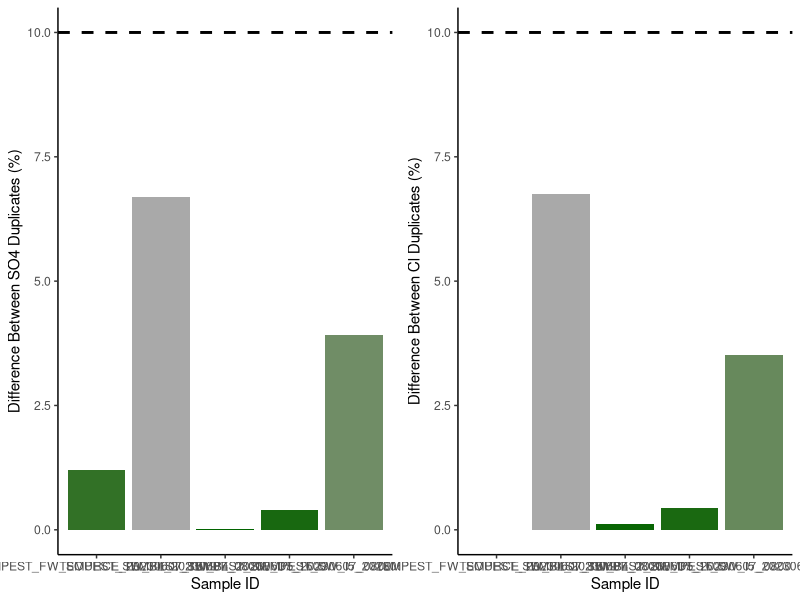
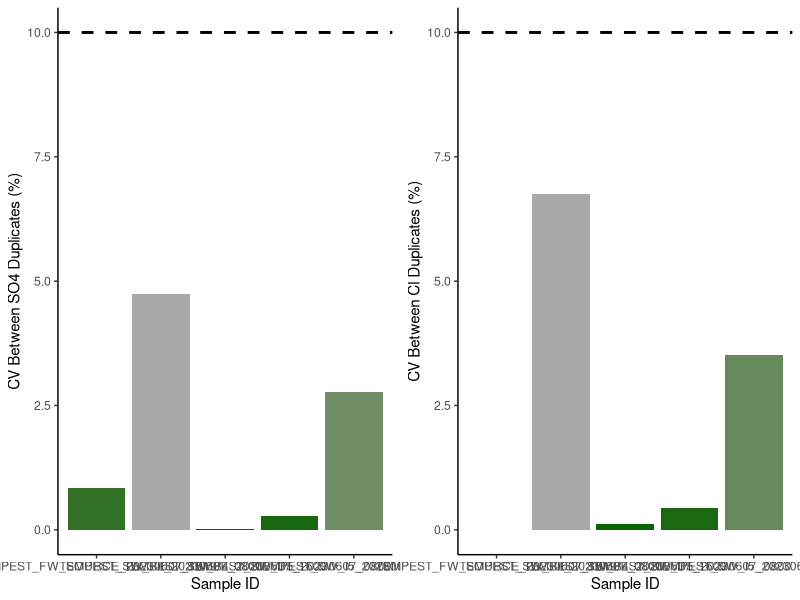
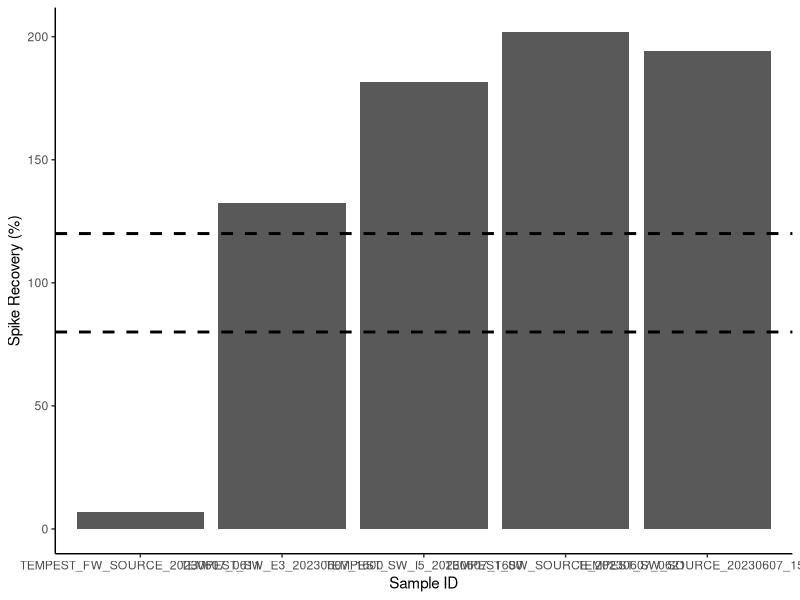
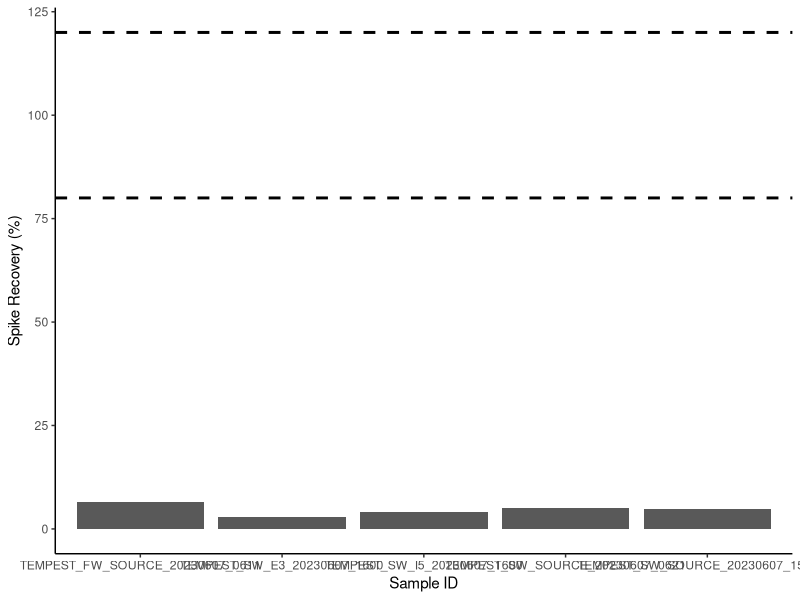

The R script that drew these images, in order: (Note: this script raises an error after producing the figures.)
## ---- chunk 1
knitr::opts_chunk$set(echo = TRUE)

## Load data.table package
library(data.table)
library(ggplot2)
library(dplyr)
library(data.table)
library(matrixStats)
library(gridExtra)
library(ggpubr)
library(grid)
library(stringr)
## ---- chunk 2

# SULFATE DATA: 

## Read in raw data file from Dionex - copied and saved as a txt
Sdat <- read.table("Raw Data/COMPASS_TEMPEST_20230608_SO4.txt",sep='\t' , header=T, skip=3)
head(Sdat)

## Only keep the columns that we need 
Sdat <- Sdat[ ,c(2,5,7)] # dont need this here 
head(Sdat)

## Name the columns correctly 
colnames(Sdat) <- c( "Sample_ID", "SO4_ppm", "SO4_Area")
Sdat$Sample_ID <- as.factor(Sdat$Sample_ID)
Sdat$SO4_ppm <- as.numeric(Sdat$SO4_ppm)
Sdat$SO4_Area <- as.numeric(Sdat$SO4_Area)
Sdat <- as.data.frame(Sdat)
head(Sdat)

#Chloride data 
## Read in raw data file from Dionex - copied and saved as a txt
Cldat <- read.table("Raw Data/COMPASS_TEMPEST_20230608_Cl.txt",sep='\t' , header=T, skip=3)
head(Cldat)

## Only keep the columns that we need 
Cldat <- Cldat[ ,c(2,5,7)]
head(Cldat)

## Name the columns correctly 
colnames(Cldat) <- c( "Sample_ID", "Cl_ppm", "Cl_Area")
Cldat$Sample_ID <- as.factor(Cldat$Sample_ID)
Cldat$Cl_ppm <- as.numeric(Cldat$Cl_ppm)
Cldat$Cl_Area <- as.numeric(Cldat$Cl_Area)
Cldat <- as.data.frame(Cldat)
head(Cldat) 


## Bring the data back together: 
all_dat <- merge(Sdat, Cldat, by="Sample_ID")
head(all_dat)

## Remove empty lines 
all_dat <- all_dat[!(is.na(all_dat$Sample_ID) | all_dat$Sample_ID==""), ]
head(all_dat)

all_dat <- droplevels(all_dat[!all_dat$Sample_ID == 'Lab Blank',])
head(all_dat)

all_dat[is.na(all_dat)] <- 0

## ---- chunk 3
stds <- all_dat[grepl("Standard", all_dat$Sample_ID),]
head(stds)

stds_chk_S <- stds %>%
	group_by(Sample_ID) %>%
	summarise(mean = mean(SO4_ppm), sd = sd(SO4_ppm))
stds_chk_S$cv <- (stds_chk_S$sd/stds_chk_S$mean)*100
stds_chk_S$flag <-  ifelse(stds_chk_S$cv <2, 'YES', 'NO, rerun')
head(stds_chk_S)

stds_chk_Cl <- stds %>%
	group_by(Sample_ID) %>%
	summarise(mean = mean(Cl_ppm), sd = sd(Cl_ppm))
stds_chk_Cl$cv <- (stds_chk_Cl$sd/stds_chk_Cl$mean)*100
stds_chk_Cl$flag <-  ifelse(stds_chk_Cl$cv <2, 'YES', 'NO, rerun')
head(stds_chk_Cl)

lmS <- lm(stds$SO4_Area ~ stds$SO4_ppm)
SO4_sum <- summary(lmS)
SO4_Slope <- SO4_sum$coefficients[2, 1] 
SO4_Int <- SO4_sum$coefficients[1, 1] 


lmCl <- lm(stds$Cl_Area ~ stds$Cl_ppm)
Cl_sum <- summary(lmCl)
Cl_Slope <- Cl_sum$coefficients[2, 1] 
Cl_Int <- Cl_sum$coefficients[1, 1] 

## ---- chunk 4
#remove standards from sample dataframe
sampledat <- all_dat[!grepl("Standard", all_dat$Sample_ID),]
head(sampledat)

# Constants needed for calculations: 
clmw <- 35.45     #molecular weight of Chloride: 35.45 
smw <- 32.06      #molecular weight of sulfur: 32.06


# Convert ppm to mmol/L
sampledat$SO4_mM <- (sampledat$SO4_ppm / smw)
sampledat$Cl_mM <- (sampledat$Cl_ppm / clmw)


# Calculate Salinity 
# calculated using the Knudsen equation 
# Salinity = 0.03 + 1.8050 * Chlorinity
# Ref: A Practical Handbook of Seawater Analysis by Strickland & Parsons (P. 11)
# =((1.807*Cl_ppm)+0.026)/1000
sampledat$salinity <- ((1.8070 * sampledat$Cl_ppm) + 0.026) / 1000


head(sampledat)
## ---- chunk 5
#Show me the data that we have from the calculations 
head(sampledat)

#pull out any rows that have "dup" in the SampleID column
dups <- sampledat %>%  
  filter(str_detect(Sample_ID, "_dup"))      #have to change this to match data
head(dups)

#remove these from sample dataframe in a new dataframe
sampledat2 <- sampledat %>%  
  filter(!str_detect(Sample_ID, "_dup")) %>%  
  filter(!str_detect(Sample_ID, "_spk")) 
head(sampledat2)

#remove the dup from these IDs so we will have duplicate sample names
dups$Sample_ID<-gsub("_dup","",as.character(dups$Sample_ID))
dups <- dups[ ,-c(2:5)]
colnames(dups) <- c('Sample_ID', 'SO4_mM_dup', "Cl_mM_dup", "salinity_dup")
head(dups)

#put it back together with the old data set and look for duplicates 
QAdups <- merge(sampledat2, dups)
head(QAdups)

QAdups$SO4_dups_chk <- ((abs(QAdups$SO4_mM-QAdups$SO4_mM_dup))/((QAdups$SO4_mM+QAdups$SO4_mM_dup)/2))*100
QAdups$SO4_dups_flag <-  ifelse(QAdups$SO4_dups_chk <10, 'YES', 'NO, rerun')

QAdups$Cl_dups_chk <- ((abs(QAdups$Cl_mM-QAdups$Cl_mM_dup))/((QAdups$Cl_mM+QAdups$Cl_mM_dup)/2))*100
QAdups$Cl_dups_flag <-  ifelse(QAdups$Cl_dups_chk <10, 'YES', 'NO, rerun')

head(QAdups)

#plot dups output as a bar graph to easily check - want any over 10% to be red need to work on this 
Sdupsbar <- ggplot(data = QAdups, aes(x = Sample_ID, y = SO4_dups_chk, fill=SO4_dups_chk)) +
       geom_bar(stat = 'identity') + 
        scale_fill_gradient2(low='darkgreen', mid='darkgreen', high='darkgrey', space='Lab') + 
        theme_classic() + labs(x= "Sample ID", y="Difference Between SO4 Duplicates (%)") + 
        theme(legend.position="none") +  geom_hline(yintercept=10, linetype="dashed", 
                color = "black", size=1)


Cldupsbar <- ggplot(data = QAdups, aes(x = Sample_ID, y = Cl_dups_chk, fill=Cl_dups_chk)) +
       geom_bar(stat = 'identity') + 
        scale_fill_gradient2(low='darkgreen', mid='darkgreen', high='darkgrey', space='Lab') + 
        theme_classic() + labs(x= "Sample ID", y="Difference Between Cl Duplicates (%)") + 
        theme(legend.position="none") +  geom_hline(yintercept=10, linetype="dashed", 
                color = "black", size=1)

ggarrange(Sdupsbar, Cldupsbar,ncol=2, nrow=1)

#check for percent of no, reruns to see if it  would warrant reruns 
Perc_dups <- QAdups %>% 
  group_by(SO4_dups_flag) %>%
  summarise(S_no_rows = length(SO4_dups_flag)) 
Perc_dups1 <- QAdups %>% 
  group_by(Cl_dups_flag) %>%
  summarise(Cl_no_rows = length(Cl_dups_flag))
colnames(Perc_dups) <- c("Flag", "S_no_rows")
colnames(Perc_dups1) <- c("Flag", "Cl_no_rows")
Perc_dups2 <- cbind(Perc_dups, Perc_dups1)

Perc_dups2$Total <- length(QAdups$SO4_dups_flag)
Perc_dups2$S_Percent <- (Perc_dups2$S_no_rows / Perc_dups2$Total)*100
Perc_dups2$Cl_Percent <- (Perc_dups2$Cl_no_rows / Perc_dups2$Total)*100
head(Perc_dups2)


## ---- chunk 6
#the cv 
# calculate the sd bewteen the two duplicates then divide by the mean and multiply by 100 

df2 <- as.data.frame(QAdups$SO4_mM)
df2$dups <- QAdups$SO4_mM_dup

df2$sds <- apply(df2,1,sd)

QAdups$SO4_dups_cv <- (df2$sds)/((QAdups$SO4_mM+QAdups$SO4_mM_dup)/2) * 100
QAdups$SO4_dups_cv_flag <-  ifelse(QAdups$SO4_dups_cv <11, 'YES', 'NO, rerun')

head(QAdups)

#plot dups output as a bar graph to easily check - want any over 10% to be red need to work on this 
Sdupsbar <- ggplot(data = QAdups, aes(x = Sample_ID, y = SO4_dups_cv, fill=SO4_dups_chk)) +
       geom_bar(stat = 'identity') + 
        scale_fill_gradient2(low='darkgreen', mid='darkgreen', high='darkgrey', space='Lab') + 
        theme_classic() + labs(x= "Sample ID", y="CV Between SO4 Duplicates (%)") + 
        theme(legend.position="none") +  geom_hline(yintercept=10, linetype="dashed", 
                color = "black", size=1)


Cldupsbar <- ggplot(data = QAdups, aes(x = Sample_ID, y = Cl_dups_chk, fill=Cl_dups_chk)) +
       geom_bar(stat = 'identity') + 
        scale_fill_gradient2(low='darkgreen', mid='darkgreen', high='darkgrey', space='Lab') + 
        theme_classic() + labs(x= "Sample ID", y="CV Between Cl Duplicates (%)") + 
        theme(legend.position="none") +  geom_hline(yintercept=10, linetype="dashed", 
                color = "black", size=1)

ggarrange(Sdupsbar, Cldupsbar,ncol=2, nrow=1)

#check for percent of no, reruns to see if it  would warrant reruns 
Perc_dups <- QAdups %>% 
  group_by(SO4_dups_flag) %>%
  summarise(S_no_rows = length(SO4_dups_flag)) 
Perc_dups1 <- QAdups %>% 
  group_by(Cl_dups_flag) %>%
  summarise(Cl_no_rows = length(Cl_dups_flag))
colnames(Perc_dups) <- c("Flag", "S_no_rows")
colnames(Perc_dups1) <- c("Flag", "Cl_no_rows")
Perc_dups2 <- cbind(Perc_dups, Perc_dups1)

Perc_dups2$Total <- length(QAdups$SO4_dups_flag)
Perc_dups2$S_Percent <- (Perc_dups2$S_no_rows / Perc_dups2$Total)*100
Perc_dups2$Cl_Percent <- (Perc_dups2$Cl_no_rows / Perc_dups2$Total)*100
head(Perc_dups2)


## ---- chunk 7
#Show me the data that we have from the calculations 
head(sampledat)

#pull out any rows that have "spk" in the SampleID column
spks <- sampledat %>%  
  filter(str_detect(Sample_ID, "spk"))      #have to change this to match data
head(spks)

#remove the dup from these IDs so we will have duplicate sample names
spks$Sample_ID<-gsub("_spk","",as.character(spks$Sample_ID))
spks <- spks[ ,-c(2,3,4 ,5, 7,8)]
colnames(spks) <- c('Sample_ID', 'SO4_mM_spk')
head(spks)

#put it back together with the old data set and look for duplicates 
QAspks <- merge(sampledat, spks)
head(QAspks)

#now we need to calculate the spike concentration and calculate the spike recovery
spkconc <- (250/smw)    # in mM
spkvol <- 10             # in uL
spkvol <- spkvol/1000000 
#spike for these samples was 10uL of the 250mM standard
QAspks$SO4_spk_Conc <- (spkconc)*spkvol         # mmoles of SO4 
head(QAspks)

#need to determine dilution factors and initial amount of sample added
#if your samples are all the same dilution just use the first line 
#for Steph / COMPASS this depends on the site so... 
QAspks$Dilution <- 1
QAspks$Dilution <-  ifelse(str_detect(QAspks$Sample_ID, "MSM_UP"), 50, QAspks$Dilution)
QAspks$Dilution <-  ifelse(str_detect(QAspks$Sample_ID, "MSM_TR"), 50, QAspks$Dilution)
QAspks$Dilution <-  ifelse(str_detect(QAspks$Sample_ID, "MSM_WC"), 100, QAspks$Dilution)
QAspks$Dilution <-  ifelse(str_detect(QAspks$Sample_ID, "GCrew_UP"), 50, QAspks$Dilution)
QAspks$Dilution <-  ifelse(str_detect(QAspks$Sample_ID, "GCrew_TR"), 50, QAspks$Dilution)
QAspks$Dilution <-  ifelse(str_detect(QAspks$Sample_ID, "GCrew_WC"), 100, QAspks$Dilution)
QAspks$Dilution <-  ifelse(str_detect(QAspks$Sample_ID, "GWI_UP"), 100, QAspks$Dilution)
QAspks$Dilution <-  ifelse(str_detect(QAspks$Sample_ID, "GWI_TR"), 100, QAspks$Dilution)
QAspks$Dilution <-  ifelse(str_detect(QAspks$Sample_ID, "GWI_WC"), 200, QAspks$Dilution)
#QAspks$Dilution <-  ifelse(str_detect(QAspks$Sample_ID, "SWH_UP"), 100, QAspks$Dilution)
#QAspks$Dilution <-  ifelse(str_detect(QAspks$Sample_ID, "SWH_TR"), 100, QAspks$Dilution)
#QAspks$Dilution <-  ifelse(str_detect(QAspks$Sample_ID, "SWH_WC"), 100, QAspks$Dilution)

#Set Sample volumes in uL 
QAspks$SampleVol <- 1
QAspks$SampleVol <-  ifelse(str_detect(QAspks$Sample_ID, "MSM_UP"), 1501, QAspks$SampleVol)
QAspks$SampleVol <-  ifelse(str_detect(QAspks$Sample_ID, "MSM_TR"), 1501, QAspks$SampleVol)
QAspks$SampleVol <-  ifelse(str_detect(QAspks$Sample_ID, "MSM_WC"), 1475, QAspks$SampleVol)
QAspks$SampleVol <-  ifelse(str_detect(QAspks$Sample_ID, "GCrew_UP"), 1501, QAspks$SampleVol)
QAspks$SampleVol <-  ifelse(str_detect(QAspks$Sample_ID, "GCrew_TR"), 1501, QAspks$SampleVol)
QAspks$SampleVol <-  ifelse(str_detect(QAspks$Sample_ID, "GCrew_WC"), 1475, QAspks$SampleVol)
QAspks$SampleVol <-  ifelse(str_detect(QAspks$Sample_ID, "GWI_UP"), 1475, QAspks$SampleVol)
QAspks$SampleVol <-  ifelse(str_detect(QAspks$Sample_ID, "GWI_TR"), 1475, QAspks$SampleVol)
QAspks$SampleVol <-  ifelse(str_detect(QAspks$Sample_ID, "GWI_WC"), 1462, QAspks$SampleVol)
#QAspks$SampleVol <-  ifelse(str_detect(QAspks$Sample_ID, "SWH_UP"), 100, QAspks$SampleVol)
#QAspks$SampleVol <-  ifelse(str_detect(QAspks$Sample_ID, "SWH_TR"), 100, QAspks$SampleVol)
#QAspks$SampleVol <-  ifelse(str_detect(QAspks$Sample_ID, "SWH_WC"), 100, QAspks$SampleVol)

#change sample volume to L 
QAspks$SampleVol <- QAspks$SampleVol/1000000
head(QAspks)

#gives us the total SO4 in the sample in mmoles
QAspks$SO4_Total_unspkd <- (QAspks$SO4_mM/QAspks$Dilution)*(QAspks$SampleVol) 

##total SO4 in spiked sample in mmoles
QAspks$SO4_Total_spkd <- (QAspks$SO4_mM_spk/QAspks$Dilution)*(QAspks$SampleVol+spkvol) 

QAspks$SO4_expctd_spkd <-  (QAspks$SO4_Total_unspkd + QAspks$SO4_spk_Conc)
QAspks$spk_recovery <-    (QAspks$SO4_Total_spkd/QAspks$SO4_expctd_spkd)*100
QAspks$SO4_spks_flag <-  ifelse(QAspks$spk_recovery <=120 & QAspks$spk_recovery >=80 , 'YES', 'NO, rerun')  #fix 

head(QAspks)

#plot spk recoveries output as a bar graph to easily check - want any over 10% to be red need to work on this 
spksbar <- ggplot(data = QAspks, aes(x = Sample_ID, y = spk_recovery)) +
        geom_bar(stat = 'identity') + 
        scale_fill_manual(values=c("lightblue4")) + 
        theme_classic() + labs(x= "Sample ID", y="Spike Recovery (%)") + 
        theme(legend.position="none") +  
        geom_hline(yintercept=80, linetype="dashed", color = "black", size=1) + 
        geom_hline(yintercept=120, linetype="dashed", color = "black", size=1)

spksbar



#check for percent of no, reruns to see if it  would warrant reruns 
Perc_spks <- QAspks %>% 
  group_by(SO4_spks_flag) %>%
  summarise(no_rows = length(SO4_spks_flag)) 
Perc_spks$Total <- length(QAspks$SO4_spks_flag)
Perc_spks$Percent <- (Perc_spks$no_rows / Perc_spks$Total)*100
head(Perc_spks)

## ---- chunk 8
#Show me the data that we have from the calculations 
head(sampledat)

#now use area of all samples and calculate undilution corrected concentrations in ug/mL
sampledat$SO4_ugmL <- ((sampledat$SO4_Area)-SO4_Int)/SO4_Slope
sampledat$Cl_ugmL <- (sampledat$Cl_Area-Cl_Int)/Cl_Slope
head(sampledat)

#pull out any rows that have "spk" in the SampleID column
spks <- sampledat %>%  
  filter(str_detect(Sample_ID, "spk"))      #have to change this to match data
head(spks)

## Only keep the columns that we need 
spks <- spks[ ,c(1,9,10)] # dont need this here 
head(spks)

#remove the spk from these IDs so we will have duplicate sample names
spks$Sample_ID<-gsub("_spk","",as.character(spks$Sample_ID))
spks <- spks[ ,c(1,2)]
colnames(spks) <- c('Sample_ID', 'SO4_ugmL_spk')
head(spks)

#put it back together with the old data set and look for duplicates 
QAspks <- merge(sampledat, spks)
head(QAspks)

#now we need to calculate the spike concentration and calculate the spike recovery
spkconc <- (250)    # in ug
spkvol <- 10             # in uL
spkvol <- spkvol/1000 
#spike for these samples was 10uL of the 250mM standard
QAspks$SO4_spk_Conc <- (spkconc)*spkvol         # mmoles of SO4 
head(QAspks)

#need to determine dilution factors and initial amount of sample added
#if your samples are all the same dilution just use the first line 
#for Steph / COMPASS this depends on the site so... 
#QAspks$Dilution <- 1
#QAspks$Dilution <-  ifelse(str_detect(QAspks$Sample_ID, "MSM_UP"), 50, QAspks$Dilution)
#$Dilution <-  ifelse(str_detect(QAspks$Sample_ID, "MSM_TR"), 50, QAspks$Dilution)
#QAspks$Dilution <-  ifelse(str_detect(QAspks$Sample_ID, "MSM_WC"), 100, QAspks$Dilution)
#$Dilution <-  ifelse(str_detect(QAspks$Sample_ID, "GCrew_UP"), 50, QAspks$Dilution)
#QAspks$Dilution <-  ifelse(str_detect(QAspks$Sample_ID, "GCrew_TR"), 50, QAspks$Dilution)
#QAspks$Dilution <-  ifelse(str_detect(QAspks$Sample_ID, "GCrew_WC"), 100, QAspks$Dilution)
#QAspks$Dilution <-  ifelse(str_detect(QAspks$Sample_ID, "GWI_UP"), 100, QAspks$Dilution)
#$Dilution <-  ifelse(str_detect(QAspks$Sample_ID, "GWI_TR"), 100, QAspks$Dilution)
#QAspks$Dilution <-  ifelse(str_detect(QAspks$Sample_ID, "GWI_WC"), 200, QAspks$Dilution)
#QAspks$Dilution <-  ifelse(str_detect(QAspks$Sample_ID, "SWH_UP"), 100, QAspks$Dilution)
#QAspks$Dilution <-  ifelse(str_detect(QAspks$Sample_ID, "SWH_TR"), 100, QAspks$Dilution)
#QAspks$Dilution <-  ifelse(str_detect(QAspks$Sample_ID, "SWH_WC"), 100, QAspks$Dilution)

#Set Sample volumes in uL 
QAspks$SampleVol <- 1
QAspks$SampleVol <-  ifelse(str_detect(QAspks$Sample_ID, "MSM_UP"), 1501, QAspks$SampleVol)
QAspks$SampleVol <-  ifelse(str_detect(QAspks$Sample_ID, "MSM_TR"), 1501, QAspks$SampleVol)
QAspks$SampleVol <-  ifelse(str_detect(QAspks$Sample_ID, "MSM_WC"), 1475, QAspks$SampleVol)
QAspks$SampleVol <-  ifelse(str_detect(QAspks$Sample_ID, "MSM_PPR_UP"), 1501, QAspks$SampleVol)
QAspks$SampleVol <-  ifelse(str_detect(QAspks$Sample_ID, "MSM_PPR_TR"), 1501, QAspks$SampleVol)
QAspks$SampleVol <-  ifelse(str_detect(QAspks$Sample_ID, "MSM_PPR_WC"), 1475, QAspks$SampleVol)
QAspks$SampleVol <-  ifelse(str_detect(QAspks$Sample_ID, "GCrew_UP"), 1501, QAspks$SampleVol)
QAspks$SampleVol <-  ifelse(str_detect(QAspks$Sample_ID, "GCrew_TR"), 1501, QAspks$SampleVol)
QAspks$SampleVol <-  ifelse(str_detect(QAspks$Sample_ID, "GCrew_WC"), 1475, QAspks$SampleVol)
QAspks$SampleVol <-  ifelse(str_detect(QAspks$Sample_ID, "GWI_UP"), 1475, QAspks$SampleVol)
QAspks$SampleVol <-  ifelse(str_detect(QAspks$Sample_ID, "GWI_TR"), 1475, QAspks$SampleVol)
QAspks$SampleVol <-  ifelse(str_detect(QAspks$Sample_ID, "GWI_WC"), 1462, QAspks$SampleVol)
QAspks$SampleVol <-  ifelse(str_detect(QAspks$Sample_ID, "SWH_UP"), 100, QAspks$SampleVol)
QAspks$SampleVol <-  ifelse(str_detect(QAspks$Sample_ID, "SWH_TR"), 100, QAspks$SampleVol)
QAspks$SampleVol <-  ifelse(str_detect(QAspks$Sample_ID, "SWH_WC"), 100, QAspks$SampleVol)

#change sample volume to L 
QAspks$SampleVol <- QAspks$SampleVol/1000
head(QAspks)

#gives us the total SO4 in the sample in mmoles
QAspks$SO4_Total_unspkd <- QAspks$SO4_ugmL*QAspks$SampleVol

##total SO4 in spiked sample in mmoles
QAspks$SO4_Total_spkd <- (QAspks$SO4_ugmL_spk)*(QAspks$SampleVol+spkvol) 

QAspks$SO4_expctd_spkd <-  (QAspks$SO4_Total_unspkd + QAspks$SO4_spk_Conc)
QAspks$spk_recovery <-    (QAspks$SO4_Total_spkd/QAspks$SO4_expctd_spkd)*100
QAspks$SO4_spks_flag <-  ifelse(QAspks$spk_recovery <=120 & QAspks$spk_recovery >=80 , 'YES', 'NO, rerun')  #fix 

head(QAspks)

#plot spk recoveries output as a bar graph to easily check - want any over 10% to be red need to work on this 
spksbar <- ggplot(data = QAspks, aes(x = Sample_ID, y = spk_recovery)) +
        geom_bar(stat = 'identity') + 
        scale_fill_manual(values=c("lightblue4")) + 
        theme_classic() + labs(x= "Sample ID", y="Spike Recovery (%)") + 
        theme(legend.position="none") +  
        geom_hline(yintercept=80, linetype="dashed", color = "black", size=1) + 
        geom_hline(yintercept=120, linetype="dashed", color = "black", size=1)

spksbar



#check for percent of no, reruns to see if it  would warrant reruns 
Perc_spks <- QAspks %>% 
  group_by(SO4_spks_flag) %>%
  summarise(no_rows = length(SO4_spks_flag)) 
Perc_spks$Total <- length(QAspks$SO4_spks_flag)
Perc_spks$Percent <- (Perc_spks$no_rows / Perc_spks$Total)*100
head(Perc_spks)

## ---- chunk 9
#for steph <- pull out identifiers of the sample names 
#pull the sample ID and separate it by the underscores 
IDs <- data.frame(do.call('rbind', strsplit(as.character(sampledat2$Sample_ID),'_',fixed=TRUE)))
colnames(IDs) <- c("Project" , "Plot","Grid", "Date", "Time")
head(IDs)

#rejoin them to the dataframe
alldat <- cbind(IDs, sampledat2)
head(alldat)

## ---- chunk 10


write.csv(alldat, file="Processed Data/COMPASS_TEMPEST_Dionex_ClSo4_Final_20230608.csv")           #Change file name


